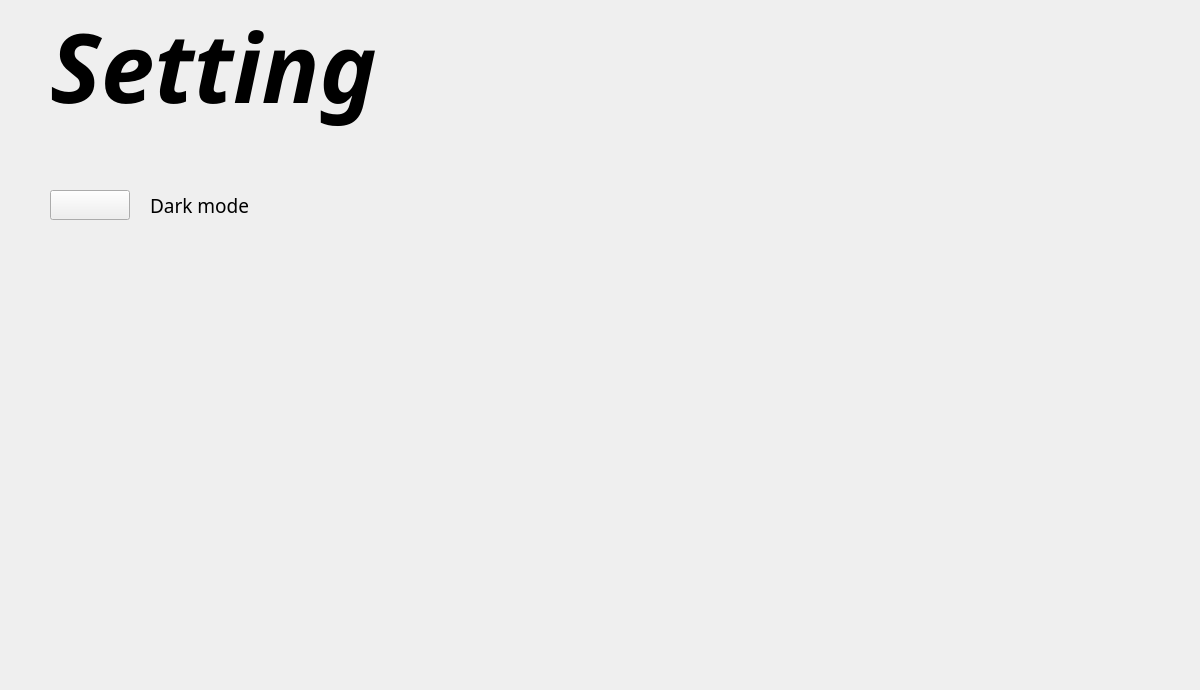
<?xml version="1.0" encoding="UTF-8"?>
<ui version="4.0">
 <class>Request</class>
 <widget class="QWidget" name="Request">
  <property name="geometry">
   <rect>
    <x>0</x>
    <y>0</y>
    <width>1200</width>
    <height>690</height>
   </rect>
  </property>
  <property name="minimumSize">
   <size>
    <width>1200</width>
    <height>690</height>
   </size>
  </property>
  <property name="styleSheet">
   <string notr="true"/>
  </property>
  <layout class="QGridLayout" name="gridLayout">
   <property name="leftMargin">
    <number>50</number>
   </property>
   <property name="topMargin">
    <number>0</number>
   </property>
   <property name="rightMargin">
    <number>50</number>
   </property>
   <property name="bottomMargin">
    <number>50</number>
   </property>
   <property name="spacing">
    <number>0</number>
   </property>
   <item row="6" column="0">
    <spacer name="verticalSpacer">
     <property name="orientation">
      <enum>Qt::Vertical</enum>
     </property>
     <property name="sizeHint" stdset="0">
      <size>
       <width>20</width>
       <height>40</height>
      </size>
     </property>
    </spacer>
   </item>
   <item row="1" column="1">
    <spacer name="horizontalSpacer_2">
     <property name="orientation">
      <enum>Qt::Horizontal</enum>
     </property>
     <property name="sizeHint" stdset="0">
      <size>
       <width>40</width>
       <height>20</height>
      </size>
     </property>
    </spacer>
   </item>
   <item row="1" column="0">
    <widget class="QLabel" name="req_label">
     <property name="minimumSize">
      <size>
       <width>1200</width>
       <height>150</height>
      </size>
     </property>
     <property name="font">
      <font>
       <family>Helvetica Neue LT Black Ext</family>
       <pointsize>72</pointsize>
       <weight>75</weight>
       <italic>true</italic>
       <bold>true</bold>
      </font>
     </property>
     <property name="text">
      <string>Setting</string>
     </property>
     <property name="alignment">
      <set>Qt::AlignLeading|Qt::AlignLeft|Qt::AlignTop</set>
     </property>
    </widget>
   </item>
   <item row="4" column="0">
    <spacer name="verticalSpacer_2">
     <property name="orientation">
      <enum>Qt::Vertical</enum>
     </property>
     <property name="sizeType">
      <enum>QSizePolicy::Fixed</enum>
     </property>
     <property name="sizeHint" stdset="0">
      <size>
       <width>20</width>
       <height>40</height>
      </size>
     </property>
    </spacer>
   </item>
   <item row="5" column="0">
    <layout class="QHBoxLayout" name="horizontalLayout_2">
     <property name="spacing">
      <number>20</number>
     </property>
     <item>
      <widget class="QPushButton" name="dark_mode">
       <property name="minimumSize">
        <size>
         <width>80</width>
         <height>30</height>
        </size>
       </property>
       <property name="maximumSize">
        <size>
         <width>80</width>
         <height>30</height>
        </size>
       </property>
       <property name="text">
        <string/>
       </property>
       <property name="icon">
        <iconset resource="../rsrc.qrc">
         <normaloff>:/Image/img/off.png</normaloff>
         <normalon>:/Image/img/on.png</normalon>:/Image/img/off.png</iconset>
       </property>
       <property name="iconSize">
        <size>
         <width>80</width>
         <height>30</height>
        </size>
       </property>
       <property name="checkable">
        <bool>true</bool>
       </property>
      </widget>
     </item>
     <item>
      <widget class="QLabel" name="dark_mode_label">
       <property name="font">
        <font>
         <family>Helvetica Neue LT Medium Ext</family>
         <pointsize>14</pointsize>
        </font>
       </property>
       <property name="text">
        <string>Dark mode</string>
       </property>
      </widget>
     </item>
    </layout>
   </item>
  </layout>
 </widget>
 <resources>
  <include location="../rsrc.qrc"/>
 </resources>
 <connections/>
</ui>
